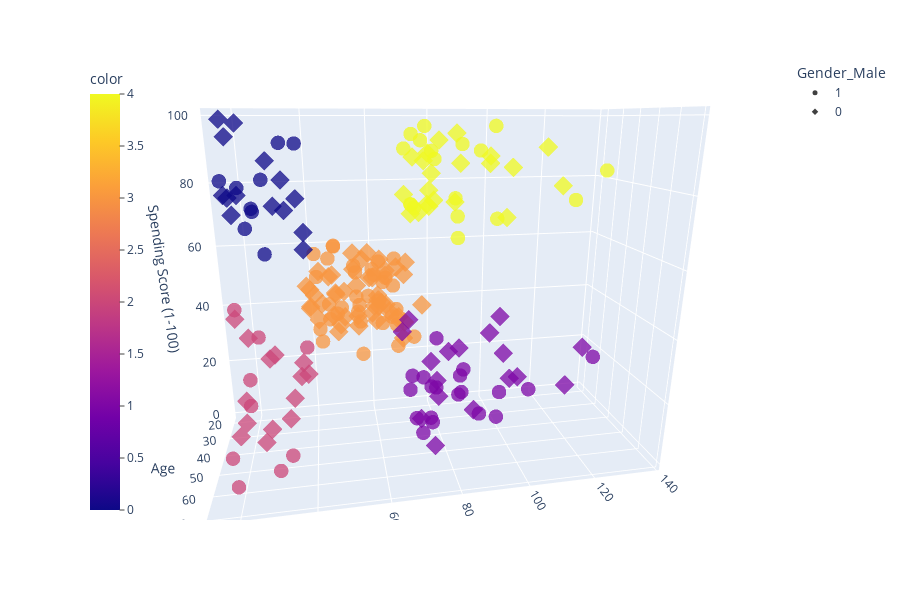

The notebook cell saved with this chart:
### Markdown cell above
To understand how to create a 3-D plot using plotly:<br>
https://plotly.com/python/3d-scatter-plots/

### Code cell
import plotly.express as px
fig = px.scatter_3d(df, x='Age', y='Annual Income (k$)', z='Spending Score (1-100)', 
                    color=model.fit_predict(df), symbol='Gender_Male', opacity=0.75,
                   width=900, height=600)
fig.update_traces(marker_size = 5)
fig.update_layout(coloraxis_colorbar=dict(yanchor="top", y=1, x=0, ticks="outside")) 
# fig.update_layout is being used to make the 'color' legend shift towards left side, otherwise the 'color' and 'Gender_Male' legends overlap
# fig.show()

### Figure 1 — Plotly figure (JSON) as saved in the notebook; plotly's stock layout.template omitted (floating-point values rounded to 4 significant figures)
{"data": [{"hovertemplate": "Gender_Male=1<br>Age=%{x}<br>Annual Income (k$)=%{y}<br>Spending Score (1-100)=%{z}<br>color=%{marker.color}<extra></extra>", "legendgroup": "1", "marker": {"color": [2, 0, 2, 2, 2, 0, 0, 2, 2, 0, 0, 0, 0, 2, 2, 0, 0, 2, 3, 3, 3, 3, 3, 3, 3, 3, 3, 3, 3, 3, 3, 3, 3, 3, 3, 3, 3, 3, 3, 3, 3, 3, 3, 3, 3, 3, 3, 3, 3, 3, 4, 3, 4, 1, 4, 1, 4, 1, 4, 1, 4, 1, 4, 1, 4, 1, 4, 1, 1, 1, 1, 1, 4, 1, 4, 1, 4, 1, 4, 1, 4, 1, 4, 4, 1, 4, 1, 4], "coloraxis": "coloraxis", "opacity": 0.75, "size": 5, "symbol": "circle"}, "mode": "markers", "name": "1", "scene": "scene", "showlegend": true, "type": "scatter3d", "x": [19, 21, 64, 67, 37, 22, 20, 52, 35, 25, 31, 29, 35, 60, 53, 18, 24, 48, 33, 59, 47, 69, 53, 70, 19, 63, 18, 19, 70, 59, 26, 40, 57, 38, 67, 48, 18, 48, 24, 48, 20, 67, 26, 49, 54, 68, 66, 65, 19, 27, 39, 43, 40, 59, 38, 47, 39, 20, 32, 19, 32, 25, 28, 48, 34, 43, 39, 37, 34, 19, 50, 42, 32, 40, 28, 36, 36, 58, 27, 59, 35, 46, 30, 28, 33, 32, 32, 30], "y": [15, 15, 19, 19, 20, 20, 21, 23, 24, 24, 25, 28, 28, 30, 33, 33, 38, 39, 42, 43, 43, 44, 46, 46, 46, 48, 48, 48, 49, 54, 54, 54, 54, 54, 54, 54, 59, 60, 60, 61, 61, 62, 62, 62, 63, 63, 63, 63, 64, 67, 69, 71, 71, 71, 71, 71, 71, 73, 73, 74, 75, 77, 77, 77, 78, 78, 78, 78, 78, 81, 85, 86, 87, 87, 87, 87, 87, 88, 88, 93, 93, 98, 99, 101, 113, 126, 137, 137], "z": [39, 81, 3, 14, 13, 79, 66, 29, 35, 73, 73, 82, 61, 4, 4, 92, 92, 36, 60, 60, 41, 46, 46, 56, 55, 51, 59, 59, 55, 47, 54, 48, 51, 55, 41, 46, 41, 49, 52, 42, 49, 59, 55, 56, 46, 43, 48, 52, 46, 56, 91, 35, 95, 11, 75, 9, 75, 5, 73, 10, 93, 12, 97, 36, 90, 17, 88, 1, 1, 5, 26, 20, 63, 13, 75, 10, 92, 15, 69, 14, 90, 15, 97, 68, 8, 74, 18, 83]}, {"hovertemplate": "Gender_Male=0<br>Age=%{x}<br>Annual Income (k$)=%{y}<br>Spending Score (1-100)=%{z}<br>color=%{marker.color}<extra></extra>", "legendgroup": "0", "marker": {"color": [2, 0, 2, 0, 2, 0, 0, 0, 2, 0, 2, 0, 2, 2, 2, 2, 0, 0, 2, 0, 2, 0, 2, 0, 2, 0, 2, 0, 3, 3, 3, 3, 3, 3, 3, 3, 3, 3, 3, 3, 3, 3, 3, 3, 3, 3, 3, 3, 3, 3, 3, 3, 3, 3, 3, 3, 3, 3, 3, 3, 3, 3, 3, 3, 3, 3, 3, 3, 3, 3, 3, 3, 3, 1, 4, 1, 4, 4, 1, 4, 1, 3, 4, 4, 1, 1, 4, 1, 4, 4, 4, 1, 4, 4, 4, 4, 1, 1, 4, 1, 4, 4, 1, 1, 1, 4, 1, 4, 4, 1, 4, 1], "coloraxis": "coloraxis", "opacity": 0.75, "size": 5, "symbol": "diamond"}, "mode": "markers", "name": "0", "scene": "scene", "showlegend": true, "type": "scatter3d", "x": [20, 23, 31, 22, 35, 23, 30, 35, 58, 24, 35, 35, 46, 54, 45, 40, 23, 21, 49, 21, 42, 30, 36, 20, 65, 31, 49, 24, 50, 27, 29, 31, 49, 31, 50, 51, 27, 67, 54, 43, 68, 32, 47, 60, 60, 45, 23, 49, 46, 21, 55, 22, 34, 50, 68, 40, 32, 47, 27, 23, 49, 21, 66, 19, 38, 18, 19, 63, 49, 51, 50, 38, 40, 23, 31, 25, 31, 29, 44, 35, 57, 28, 32, 32, 34, 44, 38, 47, 27, 30, 30, 56, 29, 31, 36, 33, 36, 52, 30, 37, 32, 29, 41, 54, 41, 36, 34, 32, 38, 47, 35, 45], "y": [16, 16, 17, 17, 18, 18, 19, 19, 20, 20, 21, 23, 25, 28, 28, 29, 29, 30, 33, 33, 34, 34, 37, 37, 38, 39, 39, 39, 40, 40, 40, 40, 42, 43, 43, 44, 46, 47, 47, 48, 48, 48, 49, 50, 50, 54, 54, 54, 54, 54, 57, 57, 58, 58, 59, 60, 60, 60, 60, 62, 62, 62, 63, 63, 64, 65, 65, 65, 65, 67, 67, 67, 69, 70, 70, 72, 72, 73, 73, 74, 75, 76, 76, 77, 78, 78, 78, 78, 78, 78, 78, 79, 79, 81, 85, 86, 87, 88, 88, 97, 97, 98, 99, 101, 103, 103, 103, 103, 113, 120, 120, 126], "z": [6, 77, 40, 76, 6, 94, 72, 99, 15, 77, 35, 98, 5, 14, 32, 31, 87, 73, 14, 81, 17, 73, 26, 75, 35, 61, 28, 65, 55, 47, 42, 42, 52, 54, 45, 50, 51, 52, 59, 50, 48, 47, 42, 49, 56, 53, 52, 42, 44, 57, 58, 55, 60, 46, 55, 40, 42, 47, 50, 41, 48, 42, 50, 54, 42, 48, 50, 43, 59, 43, 57, 40, 58, 29, 77, 34, 71, 88, 7, 72, 5, 40, 87, 74, 22, 20, 76, 16, 89, 78, 73, 35, 83, 93, 75, 95, 27, 13, 86, 32, 86, 88, 39, 24, 17, 85, 23, 69, 91, 16, 79, 28]}], "layout": {"coloraxis": {"colorbar": {"ticks": "outside", "title": {"text": "color"}, "x": 0, "y": 1, "yanchor": "top"}, "colorscale": [[0, "#0d0887"], [0.1111, "#46039f"], [0.2222, "#7201a8"], [0.3333, "#9c179e"], [0.4444, "#bd3786"], [0.5556, "#d8576b"], [0.6667, "#ed7953"], [0.7778, "#fb9f3a"], [0.8889, "#fdca26"], [1, "#f0f921"]]}, "height": 600, "legend": {"title": {"text": "Gender_Male"}, "tracegroupgap": 0}, "margin": {"t": 60}, "scene": {"aspectmode": "auto", "aspectratio": {"x": 0.6093, "y": 1.429, "z": 1.148}, "camera": {"center": {"x": 0, "y": 0, "z": 0}, "eye": {"x": 1.724, "y": -0.3224, "z": 0.5428}, "projection": {"type": "perspective"}, "up": {"x": 0, "y": 0, "z": 1}}, "domain": {"x": [0, 1], "y": [0, 1]}, "xaxis": {"title": {"text": "Age"}, "type": "linear"}, "yaxis": {"title": {"text": "Annual Income (k$)"}, "type": "linear"}, "zaxis": {"title": {"text": "Spending Score (1-100)"}, "type": "linear"}}, "width": 900}}
